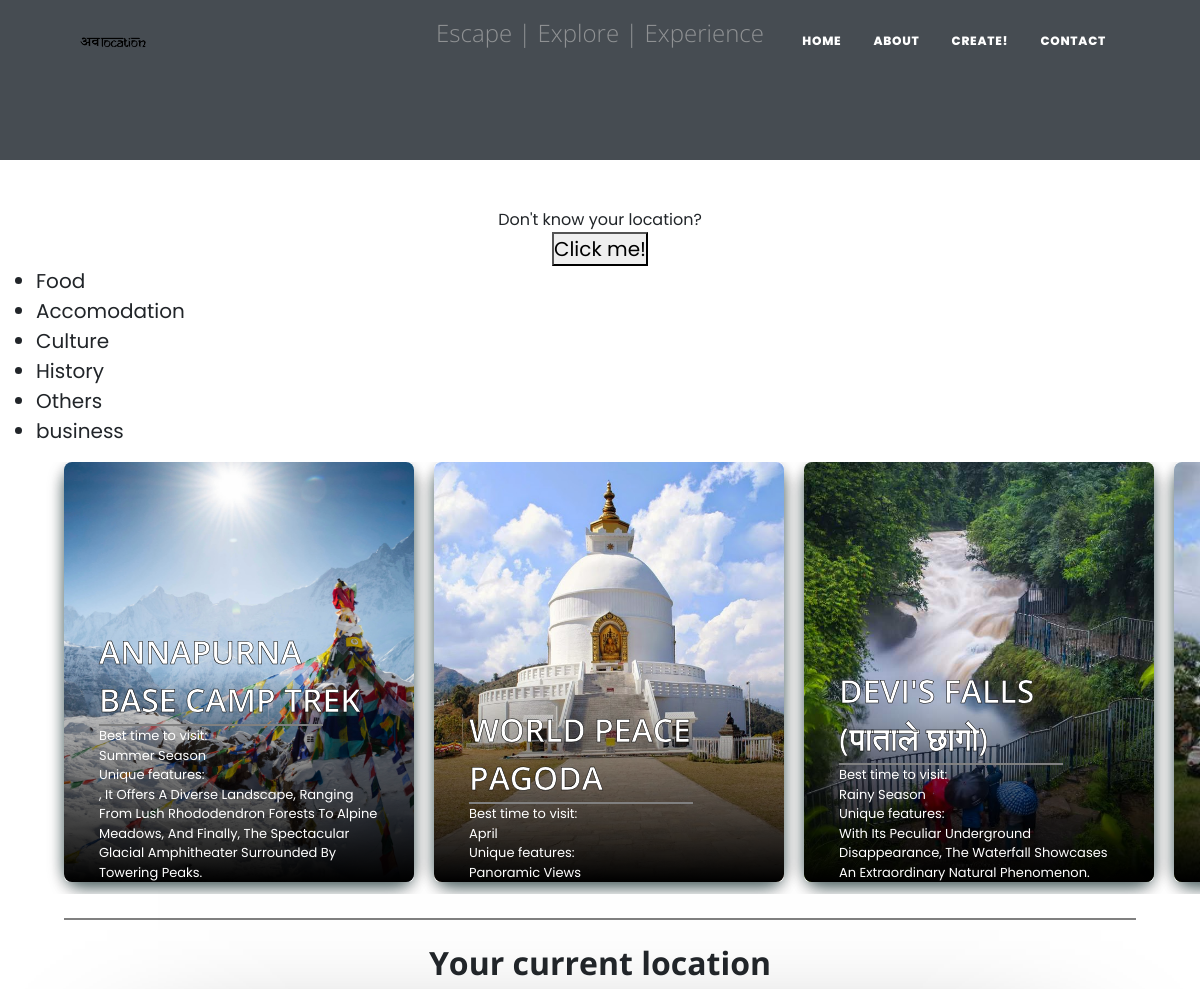
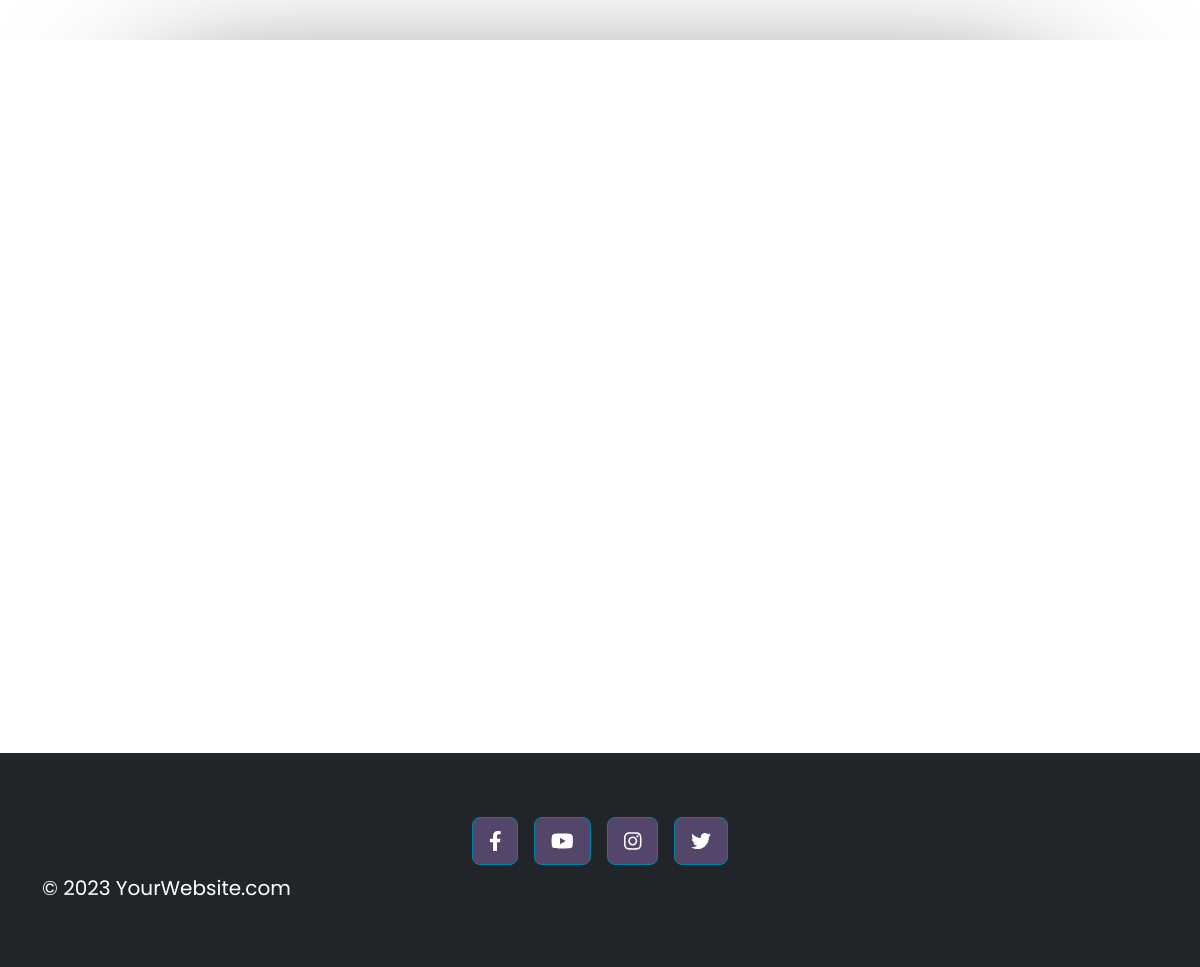
The page / on the database its author committed (2 pictures, top to bottom).
### blog/models.py (models this page shows, shortened)
class Blog(models.Model):
    title = models.CharField(max_length=200)
    location = models.CharField(max_length=200,null=True,blank=True)
    desc = models.ForeignKey(Description, on_delete=models.CASCADE)
    image= models.ImageField(upload_to='images/',null=True,blank=True)
    created_at = models.DateTimeField(auto_now_add=True)
    author_id = models.IntegerField(null=True,blank=True)
    choices = (
        ('Food', 'Food'),
        ('Accomodation', 'Accomodation'),
        ('Cultural', 'Cultural'),
        ('Historic', 'Historic'),
        ('Others', 'Others'),
    )
    category = models.CharField(max_length=200, choices=choices, default='Others')
    author_name = models.ForeignKey(User, on_delete=models.CASCADE, null=True, blank=True)
    latitude = models.DecimalField(max_digits=9, decimal_places=6)
    longitude = models.DecimalField(max_digits=9, decimal_places=6)
    def __str__(self):
        return self.title

class Description(models.Model):
    things_to_do = models.CharField(max_length=2000 ,null=True,blank=True)
    best_time_to_visit = models.CharField(max_length=50,null=True,blank=True)
    unique_features = models.CharField(max_length=50,null=True,blank=True)

### blog/views.py (the view)
# urls.py: 2. Add a URL to urlpatterns:  path('', views.home, name='home')
def home(request):
    template_name = 'home.html'
    allblogs= Blog.objects.all()
    print(allblogs)
    context = {
        'blogs':allblogs,
    }
    return render(request,template_name,context)

### blog/templates/home.html (shortened to what this page needs)
{% extends 'base.html' %}
{% load static %}
{% block csslinking %}
<link rel="stylesheet" href="{% static 'css/styles.css' %}">
<link rel="stylesheet" href="{% static 'css/homestyle.css' %}">
{% endblock csslinking %}
{% block contentbody %}
    <div class="blog-container-out px-1">
            <div class="col-md-12 col-lg-12 col-xl-12">
                <ul>
                    <li>
                        <a href="{% url 'category' query='food' %}">Food</a>
                    </li>
                    <li>
                        <a href="{% url 'category' query='accomodation' %}">Accomodation</a>
                    </li>
                    <li>
                        <a href="{% url 'category' query='culture' %}">Culture</a>
                    </li>
                    <li>
                        <a href="{% url 'category' query='historical' %}">History</a>
                    </li>
                    <li>
                        <a href="{% url 'category' query='others' %}">Others</a>
                    </li>
                    <li>
                        <a href="{% url 'category' query='business' %}">business</a>
                    </li>
                </ul>
                <div class="blog-container ">
                    {% for blog in blogs %}
                    <a class = "postcard-solo" href="{% url 'blog' blog.id %}">
                    <div class="postcard shadow bg-white rounded">
                        <div class="gradient"></div>
                        {% if blog.image %}
                        <img src="{{blog.image.url}}" alt="ktm">
                        {% endif %}
                        <div class="text">
                            <h1 class="title">{{blog.title}}</h1>
                            <hr>
                            <p class = "desc-text">
                                Best time to visit: <br>
                                <span class = "text-database">{{blog.desc.best_time_to_visit}}</span><br>
                                Unique features: <br>
                                <span class = "text-database">{{blog.desc.unique_features}}</span><br>
                            </p>
                        </div>
                    </div>
                    </a>
                    {% endfor %}
                    </div>
                <hr class="my-4 text-center hr-center" >
                <h2 class="fw-bolder text-center">Your current location</h2>
                <div class="col-md-10 col-lg-8 col-xl-7 " div id="map" style=" margin:5vw 10vw;width:80vw;height:80vh;"></div>
            </div>
    </div>
{% endblock contentbody %}

### templates/base.html (shortened to what this page needs)
<!DOCTYPE html>
<html lang="en">
  {% load static %}
  <head>
    <link href="https://cdn.jsdelivr.net/npm/bootstrap@5.3.0/dist/css/bootstrap.min.css" rel="stylesheet">
    <link rel="stylesheet" href="https://unpkg.com/leaflet@1.2.0/dist/leaflet.css" />
    <link rel="stylesheet" href="https://unpkg.com/leaflet-routing-machine@latest/dist/leaflet-routing-machine.css" />
    <link href={% static 'css/styles.css' %} rel="stylesheet" />
    <link rel="stylesheet" href="//cdnjs.cloudflare.com/ajax/libs/leaflet/1.7.1/leaflet.css" />
    {% block csslinking %}{% endblock csslinking %}
  </head>
  <body>
    <div class="wrapper">
      <div class="content">
    {% block header %}
    <nav class="navbar navbar-expand-lg navbar-light" id="mainNav">
        <div class="container px-4 px-lg-5">
            <a class="" href="/">
                <img class= 'navbar-image' src={% static 'images/logo.png' %} alt="..." />
            </a>
            <div class="collapse navbar-collapse" id="navbarResponsive">
                <ul class="navbar-nav ms-auto py-4 py-lg-0">
                    <li class="nav-item"><a class="nav-link px-lg-3 py-3 py-lg-4" href="{% url 'home' %}">Home</a></li>
                    <li class="nav-item"><a class="nav-link px-lg-3 py-3 py-lg-4" href="about.html">About</a></li>
                    <li class="nav-item btn-success"><a class="nav-link px-lg-3 py-3 py-lg-4 " href=" {% url 'createblog' %} ">Create!</a></li>
                    <li class="nav-item"><a class="nav-link px-lg-3 py-3 py-lg-4" href="contact.html">Contact</a></li>
                </ul>
            </div>
        </div>
    </nav>
    <header class="masthead" >
        <div class="container ">
                    <div class="site-heading">
                        <span class="subheading">Escape | Explore | Experience</span>
                    </div>
                </div>
            </div>
        </div>
    <div class="container text-center">
      <p id="location-info">Don't know your location?</p>
      <button class="btn-danger" onclick="getLocation() displaymap()">Click me!</button>
    </div>
    {% endblock header %}
    {% block contentbody %}
    {% endblock contentbody %}
    {% block footer %}
    <footer class="footer bg-dark">
        <div class="container py-3">
          <div class="d-flex justify-content-center">
            <button type="button" class="btn btn-primary btn-lg btn-floating mx-2" style="background-color: #54456b;">
              <i class="fab fa-facebook-f"></i>
            </button>
            <button type="button" class="btn btn-primary btn-lg btn-floating mx-2" style="background-color: #54456b;">
              <i class="fab fa-youtube"></i>
            </button>
            <button type="button" class="btn btn-primary btn-lg btn-floating mx-2" style="background-color: #54456b;">
              <i class="fab fa-instagram"></i>
            </button>
            <button type="button" class="btn btn-primary btn-lg btn-floating mx-2" style="background-color: #54456b;">
              <i class="fab fa-twitter"></i>
            </button>
          </div>
          <div class="text-white mt-2">
            &copy; 2023 YourWebsite.com
          </div>
      </footer>
    {% endblock footer %}
  </body>
</html>

### static/css/homestyle.css (style rules this page uses)
*,*::before,*::after { box-sizing: border-box; }
* { margin: 0; padding: 0; font: inherit; font-family: 'Poppins', sans-serif; }
html { color-scheme: light; }
.blog-container { display: flex; gap: 20px; padding: 0 5vw 1vw 5vw; margin: 0; width: 100vw; overflow: auto; }
.blog-container-out { display: flex; gap: 20px; margin: 0; width: 100%; padding: none; overflow: auto; padding: none; }
.text { padding: 0% 10%; }
.title { -webkit-text-stroke: .5px black; }
hr { border: 1px solid grey; margin: 0% 0%; width: 80%; padding: 0% 10%; }
.hr-center { width: 90%; margin:0% 5%; }
#map { box-shadow: 0px 29px 144px -34px rgba(0,0,0,1); -webkit-box-shadow: 0px 29px 144px -34px rgba(0,0,0,1); -moz-box-shadow: 0px 29px 144px -34px rgba(0,0,0,1); }
.postcard-solo { box-shadow: rgba(4, 38, 39, 0.682) 0px 5px 15px; border-radius: 1em; }
.desc-text { font-size: small; }
body { min-height: 100vh; position: relative; }
image,picture,svg,video { display: block; max-width: 100%; }
.postcard { aspect-ratio : 2.5/3 ; width: 350px; padding: 0; position: relative; border-radius: .5rem; }
.gradient { position: absolute; aspect-ratio : 2.5/3 ; width: 350px; background: linear-gradient(transparent,transparent,black); border-radius: .5rem; }
h1 { font-size: 2rem; font-weight: 600; line-height: 1.5; margin: 0; padding: 0; text-transform: uppercase; }
.text { position: absolute; width: 350px; bottom: 0; color:white; }
p { font-size: 1rem; font-weight: 400; line-height: 1.5; margin: 0; padding: 0; }
.text-database { text-transform: capitalize; }
.postcard img { width: 100%; height: auto; border-radius: .5rem; }

### rows shown on the page
Blog: image (picture), title "ANNAPURNA BASE CAMP TREK", desc.best_time_to_visit "Summer Season", desc.unique_features ", It Offers A Diverse Landscape, Ranging From Lush Rhododendron Forests To Alpine Meadows, And Finally, The Spectacular Glacial Amphitheater Surrounded By Towering Peaks."
Blog: image (picture), title "WORLD PEACE PAGODA", desc.best_time_to_visit "April", desc.unique_features "Panoramic Views"
Blog: image (picture), title "DEVI'S FALLS (पाताले छागो)", desc.best_time_to_visit "Rainy Season", desc.unique_features "With Its Peculiar Underground Disappearance, The Waterfall Showcases An Extraordinary Natural Phenomenon."
Blog: image (picture)
